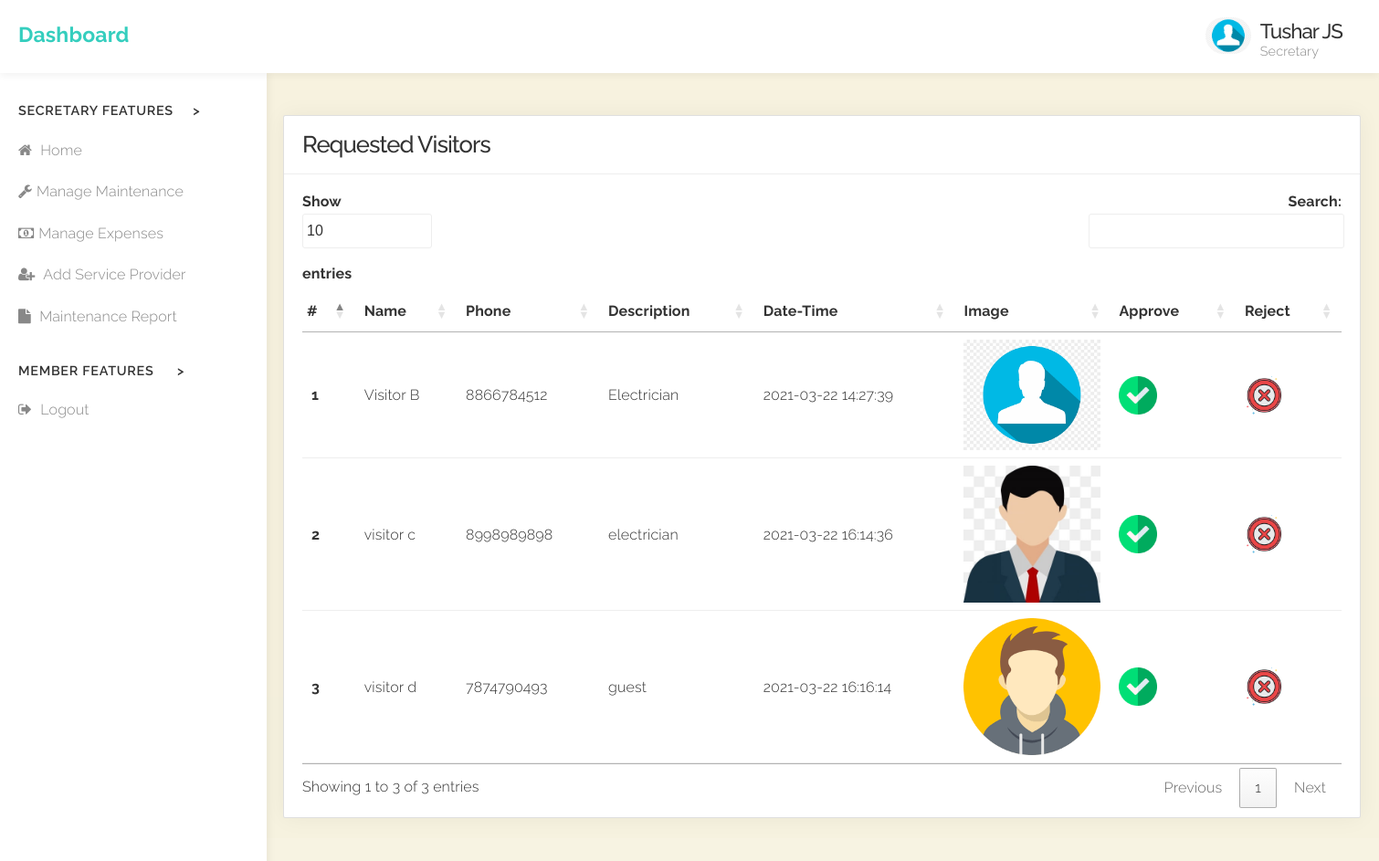
The app's page /Secretary/Visitor_Entry.php (signed in) with its own data.
### tables this page shows
CREATE TABLE `tbl_visitor_entry` (
  `veid` int(11) NOT NULL,
  `vname` varchar(50) NOT NULL,
  `description` varchar(250) NOT NULL,
  `sid` int(11) NOT NULL,
  `wing` char(2) NOT NULL,
  `flat` int(6) NOT NULL,
  `phone` varchar(10) NOT NULL,
  `datetime` datetime NOT NULL DEFAULT current_timestamp(),
  `image` varchar(150) NOT NULL,
  `status` varchar(10) NOT NULL DEFAULT 'pending'
);

### Secretary/Visitor_Entry.php (the view, shortened to what this page needs)
<?php
include_once 'Secretary_Dashboard.php';
?>
<!DOCTYPE html>
<html lang="en">
<head>
    <link rel="stylesheet" href="https://maxcdn.bootstrapcdn.com/bootstrap/4.5.2/css/bootstrap.min.css">
    <link href="https://cdnjs.cloudflare.com/ajax/libs/toastr.js/2.0.1/css/toastr.css" rel="stylesheet" />
    <link href="//cdn.datatables.net/1.10.24/css/jquery.dataTables.min.css" rel="stylesheet" type="text/css" />
    <link rel="stylesheet" type="text/css" href="https://cdn.datatables.net/1.10.15/css/jquery.dataTables.css">
    <link rel="stylesheet" href="../css/font-awesome.min.css">
    <link rel="stylesheet" href="../css/normalize.css">
    <link rel="stylesheet" href="../css/milligram.min.css">
    <link rel="stylesheet" href="../css/styles.css">
</head>
<body>
    <?php
    $w = $_SESSION['wing'];
    $f = $_SESSION['flat'];
    $result = mysqli_query($conn, "SELECT * from tbl_visitor_entry where flat=$f and wing='$w' and status='pending'");  ?>
    <form action="" method="POST">
        <div class="row grid-responsive" id="tbl">
            <div class="column ">
                <div class="card">
                    <div class="card-title">
                        <h3>Requested Visitors</h3>
                    </div>
                    <div class="card-block">
                        <table id="UserTable">
                            <thead>
                                <tr>
                                    <th scope="col" style="padding-left: 5px;">#</th>
                                    <th>Name</th>
                                    <th>Phone</th>
                                    <th>Description</th>
                                    <th>Date-Time</th>
                                    <th>Image</th>
                                    <th>Approve</th>
                                    <th>Reject</th>
                                </tr>
                            </thead>
                            <tbody>
                                <?php
                                $i = 1;
                                while ($data = mysqli_fetch_array($result)) {
                                ?>
                                    <tr>
                                        <th scope="row" style="padding-left: 10px;"><?php echo $i; ?></th>
                                        <td><?php echo $data['vname']; ?></td>
                                        <td><?php echo $data['phone']; ?></td>
                                        <td><?php echo $data['description']; ?></td>
                                        <td><?php echo $data['datetime']; ?></td>
                                        <td style=" width: 150px; height: 200;"><img src="../Image/user/<?php echo $data['image']; ?>"></td>
                                        <td><a href='javascript:void(0)' onclick='approve(<?php echo $data['veid']; ?>)'><img src="../Image/approve.png" style="width:42px;height:42px;"></a></td>
                                        <td><a href='javascript:void(0)' onclick='reject(<?php echo $data['veid'] ?>)'><img src="../Image/reject.png" style="width:42px;height:42px;"></a></td>
                                    <?php $i++;
                                } ?>
                                    </tr>
                            </tbody>
                        </table>
                    </div>
                </div>
            </div>
        </div>
    </form>
</body>
</html>

### css/logincss.css (style rules this page uses)
* { box-sizing: border-box; }
html { background-color: #f7f2dfe7; }
body { background-color: #f7f2dfe7; }
.column { float: left; width: 50%; padding: 10px; }
.row:after { content: ""; display: table; clear: both; }

### css/styles.css (style rules this page uses)
body { background: #f9f9f9; height: 100%; overflow-x: hidden; font-size: 1.6em; font-family: "Open Sans", "Helvetica Neue", Helvetica, Arial, sans-serif; color: #333; }
h1, h2, h3, h4, h5, h6 { font-weight: 500; letter-spacing: -.1rem; margin-bottom: 2.0rem; margin-top: 0; }
h3 { font-size: 1.6em; }
a { color: #35cebe; }
td, th { border-bottom: 0.1rem solid #eee; }
.card { background: #fff; box-shadow: 0px 0px 25px rgba(0, 0, 0, 0.05); margin-bottom: 2.2rem; }
.card .card-title { border-bottom: 1px solid #eee; padding: 15px 20px; }
.card .card-title h1, .card .card-title h2, .card .card-title h3, .card .card-title h4, .card .card-title h5, .card .card-title h6 { margin: 0; padding: 0; }
.card .card-block { padding: 10px 20px; }

### Secretary/Secretary_Dashboard.php (style rules this page uses)
* { font-family: Raleway; }

### Secretary/Visitor_Entry.php (style rules this page uses)
#tbl { margin-left: 300px; margin-top: 100px; width: 1200px; }
body { background-color: #f7f2dfe7; }

### records on screen
tbl_visitor_entry: vname "Visitor B", phone "8866784512", description "Electrician", datetime "2021-03-22 14:27:39", image (picture)
tbl_visitor_entry: vname "visitor c", phone "8998989898", description "electrician", datetime "2021-03-22 16:14:36", image (picture)
tbl_visitor_entry: vname "visitor d", phone "7874790493", description "guest", datetime "2021-03-22 16:16:14", image (picture)

### other values on screen
$_SESSION['mname'] "Tushar JS"
